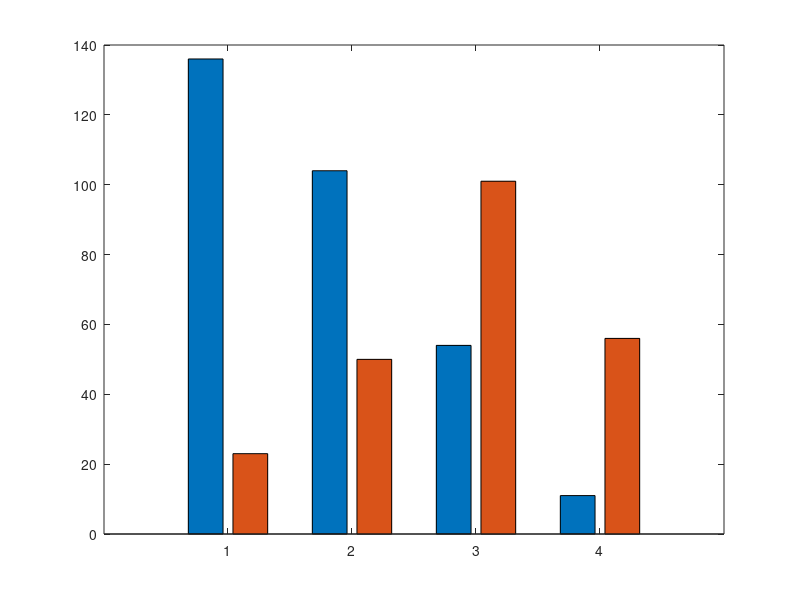

MATLAB code for this plot: (Note: this script raises an error after producing the figure.)
clear, clc, close all;

% Bar Chart

fiveYear = [136, 104, 54, 11];

sixYear = [23, 50, 101, 56];

grouping = [fiveYear', sixYear'];

hb = bar(grouping);
    hb(1).BarWidth = 1.0;
    hb(1).FaceColor = 'green';
    hb(1).EdgeColor = 'green';
    hb(2).BarWidth = 1.0;
    hb(2).EdgeColor = 'red';
ha = gca;
    axis([0,5,0,160]);
    ha.XTickLabel = {'Well Below', 'Just Below', 'Within', 'Above'};
    ha.YGrid = 'on';
title('Letter Identification');
xlabel('Levels');
ylabel('Number of Schools');
text(1:length(fiveYear),fiveYear,num2str(fiveYear'),'vert','bottom','horiz', 'right');
text(1:length(sixYear), sixYear, num2str(sixYear'), 'vert', 'bottom', 'horiz', 'left');
legend('Five Year School Entry', 'Six Year Net');
